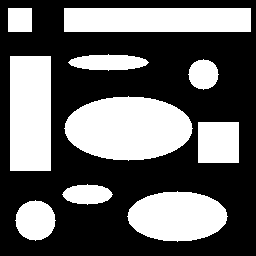
%> input picture Lab4/Part4-Image_Feature_Extraction/TestShapes.png, 256 x 256 px
$ octave Image_Feature_Extraction.m   (GNU Octave 9; MATLAB toolbox functions it lacks are replaced by stand-ins)
%> lines starting %> are read from the running program, lines starting %| are printed output that depends on the picture; in (x1, y1, x2, y2) boxes, pixels count from 0 and x2, y2 are one past the last pixel; in counts of white or black regions, pixels touching at a corner belong together; the program's own positions count from 1
%Code from ENEL 503 L9 Slides 20 - 22
ImB = imread('TestShapes.png');
%> ImB is the input picture: size 256x256 uint8; 38.9% white; 10 white regions, largest, box (x1, y1, x2, y2) and area: (64, 96, 193, 161) 6417, (10, 56, 51, 171) 4715, (64, 8, 251, 32) 4488
[B, L] = bwboundaries(ImB);
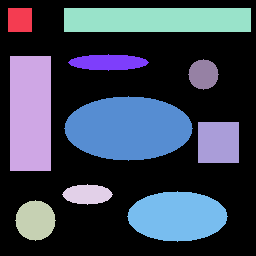
%> L: size 256x256 double; 11 distinct labels, from 0 to 10; one colour per label, 0 black
%> B = 10 boundaries; largest, box (x1, y1, x2, y2) and points: (64, 8, 251, 32) 419, (10, 56, 51, 171) 309, (64, 96, 193, 161) 285, (127, 191, 228, 242) 221, (68, 54, 149, 71) 161
figure; imshow(ImB), hold on;

for k = 1 : length(B)
    boundary = B{k};
    plot(boundary(:,2), boundary(:, 1), 'g', 'LineWidth', 2);
end
%> this loop made 10 passes
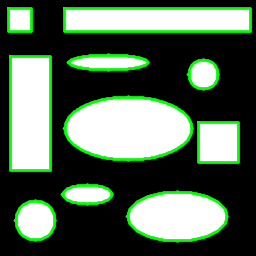
%> figure redrawn from the program's plot data

hold off;

[L, N] = bwlabel(ImB);
%> N = 10
ImC = label2rgb(L, 'hsv', [.5 .5 .5], 'shuffle');
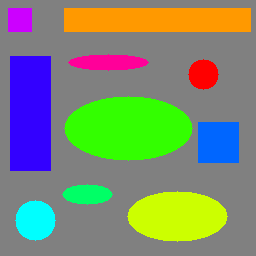
%> ImC: size 256x256x3 uint8; mean R, G, B 124.9, 139.3, 113.7
figure; imshow(ImC); hold on;

for k = 1:N
    boundary = B{k};
    plot(boundary(:, 2), boundary(:, 1), 'w', 'LineWidth', 2);
    text(boundary(1, 2) - 11, boundary(1, 1) + 11, num2str(k), 'color', 'yellow', 'FontSiz', 10, 'FontWeight', 'bold');
end
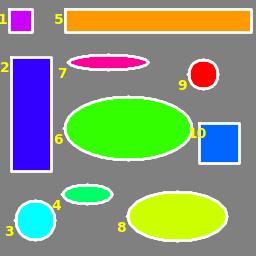
%> figure redrawn from the program's plot data
hold off;

%Extraction of Features
Stats = regionprops(L, 'all');
%> Stats = 10 regions; largest, box (x1, y1, x2, y2), Area, Centroid, MajorAxisLength, MinorAxisLength and Eccentricity: (64, 96, 193, 161) 6417 [129 129] 128 63.85 0.867, (10, 56, 51, 171) 4715 [31 114] 132.8 47.34 0.934, (64, 8, 251, 32) 4488 [158 20.5] 215.9 27.71 0.992
temp = zeros(1, N);

for k = 1:N
    %Compute thiness ratio
    temp(k) = 4 * pi * Stats(k, 1).Area / (Stats(k, 1).Perimeter)^2;
    Stats(k, 1).ThinnessRatio = temp(k);

    %compute aspect ratio
    temp(k) = (Stats(k, 1).BoundingBox(3)) / (Stats(k, 1).BoundingBox(4));
    Stats(k, 1).AspectRatio = temp(k);
end
%> after the loop, temp = [1 0.357 1 2.43 7.79 1.98 4.76 1.98 1 1]

Features = uint16(zeros(N, 8));

for k = 1:N
    Features(k, 1) = k; %Object #
    Features(k, 2) = Stats(k, 1).Area;
    Features(k, 3) = Stats(k, 1).Centroid(1);
    Features(k, 4) = Stats(k, 1).Centroid(2);
    Features(k, 5) = Stats(k, 1).Perimeter;
    Features(k, 6) = Stats(k, 1).EulerNumber;
    Features(k, 7) = Stats(k, 1).ThinnessRatio;
    Features(k, 8) = Stats(k, 1).AspectRatio;
end

%> (the run ends here)
